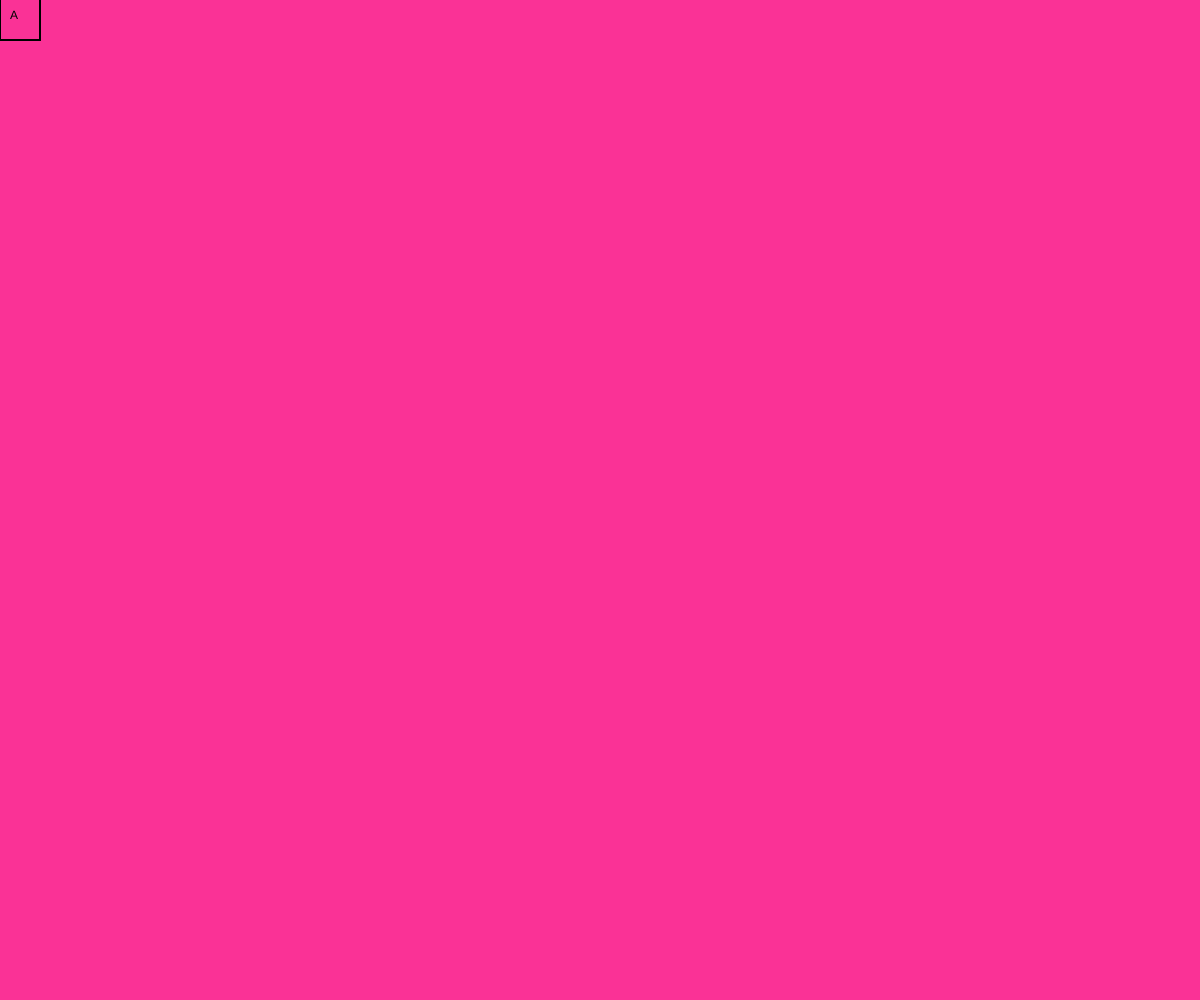
Frame 1 (no input)
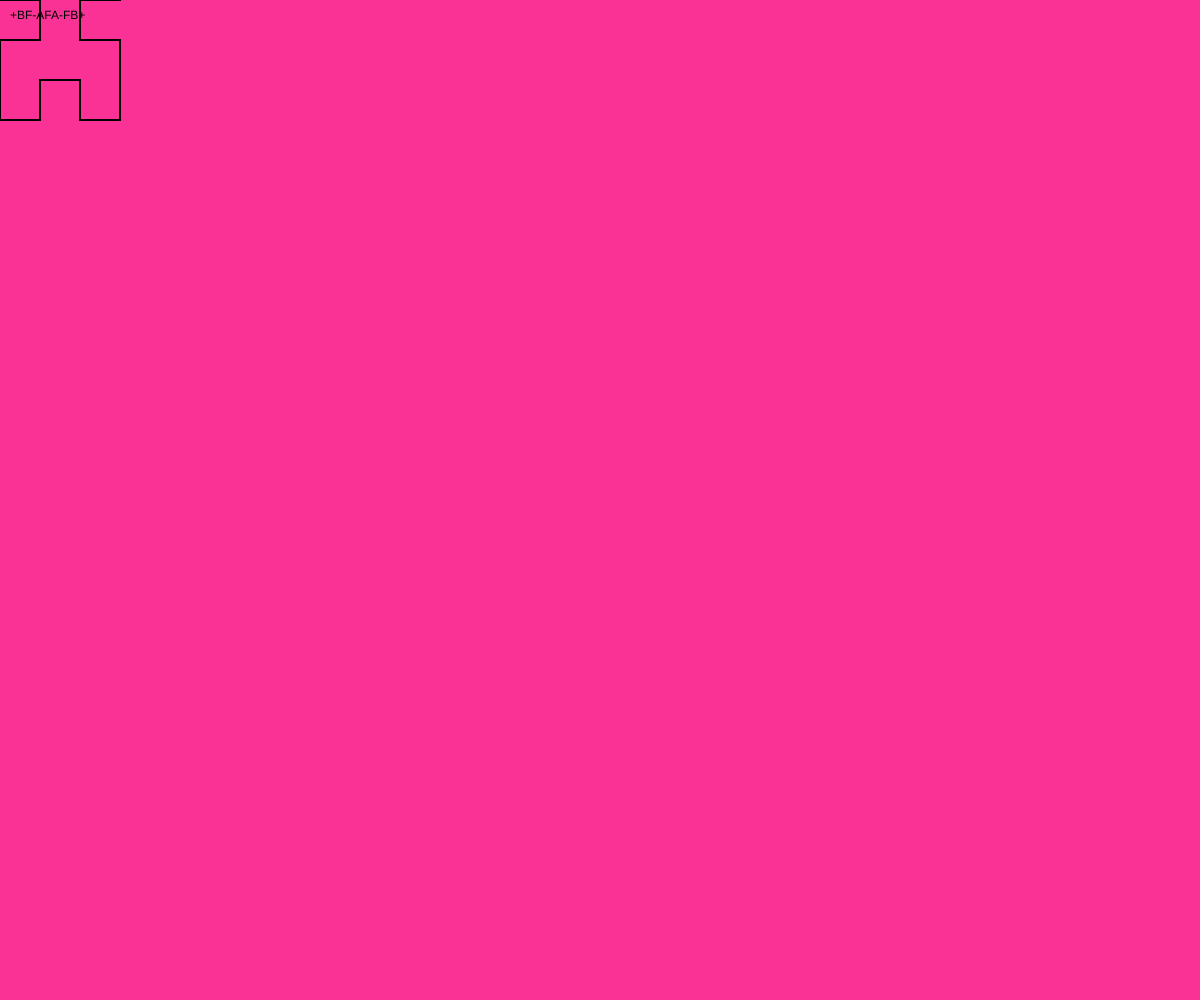
Frame 2 (the mouse pressed at the canvas centre, redrawn once)

The p5.js sketch that drew these frames (run headless with seeded random() and noise() and a simulated clock; the mouse was pressed at the canvas centre and the sketch redrawn once):

// p5.js sketch
// ── sketch.js
// https://www.robertdickau.com/lsys2d.html

const STEP = 40;
const ANGLE = 90;

let state;
let stateIdx;

RULES = {
  A: "+BF-AFA-FB+ ",
  B: "-AF+BFB+FA- ",
};

function setup() {
  createCanvas(windowWidth, windowHeight);
  noLoop();
  strokeWeight(2);
  state = "A";
}

function draw() {
  background(250, 50, 150);
  text(state, 10, 10, width - 20, height - 20);

  // UPDATE STATE
  let nState = "";
  for (let si = 0; si < state.length; si++) {
    const mLetter = state[si];
    nState += RULES[mLetter] || mLetter;
  }
  if (nState.length < 2 ** 14 - 1) {
    state = nState;
  }

  let currentAngle = 0;
  let x = 0;
  let y = 0;
  let x1 = 0;
  let y1 = 0;

  for (let si = 0; si < state.length; si++) {
    const mSymbol = state[si];

    // UPDATE POSITION
    if (mSymbol == 'F') {
      x1 = x + STEP * cos(radians(currentAngle));
      y1 = y + STEP * sin(radians(currentAngle));
    } else if (mSymbol == '+') {
      currentAngle += ANGLE;
    } else if (mSymbol == '-') {
      currentAngle -= ANGLE;
    }

    // DRAW
    line(x, y, x1, y1);
    x = x1;
    y = y1;
  }
}

function mouseClicked() {
  redraw();
}
